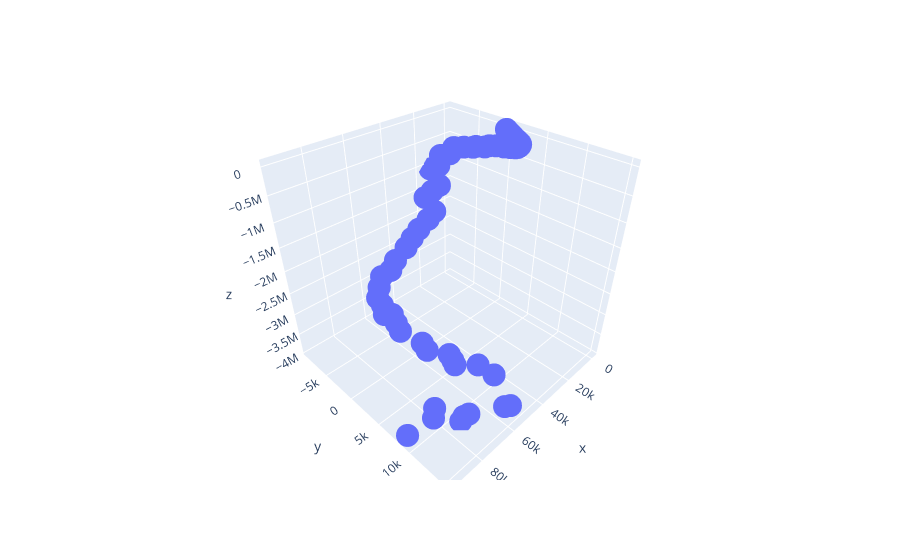

Notebook cell for this chart:
### Code cell
sns.set_style("darkgrid")

# x1 = data.pos_x
# y1 = data.pos_y
# z1 = data.pos_z

x1 = data.pos_x * (9.81*data.magnetic_field_x)
y1 = data.pos_y * (9.81*data.magnetic_field_y)
z1 = data.pos_z * (9.81*data.magnetic_field_z)

plt.figure(figsize=(6, 5))
fig = px.scatter_3d(data, x=x1, y=y1, z=z1)
fig.show()
